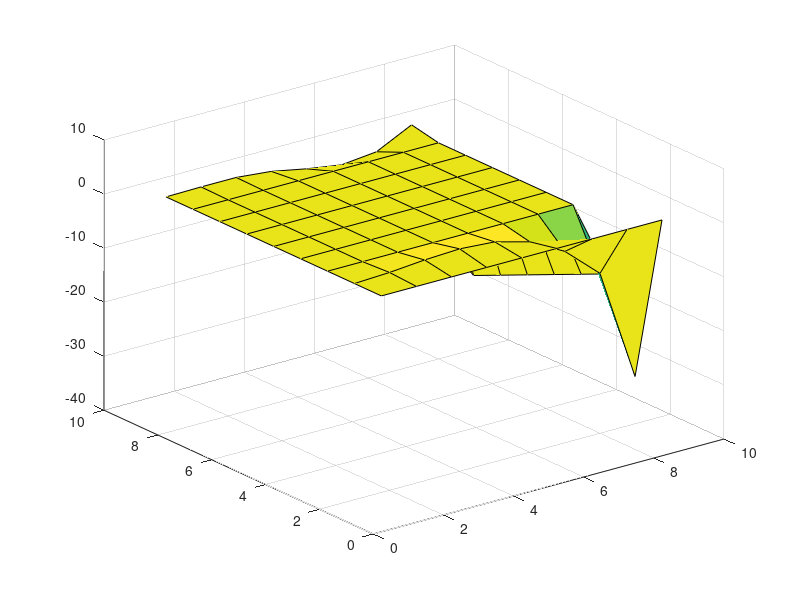

Source code (MATLAB):
%% Created by Grant Mottershaw
% 3/19/2017
clear
clc
%% this is where the code starts

%% Defining the domain of intrest

ax=pi;
bx=-pi;

ay=pi;
by=-pi;

%% The boundry 
n=10;
m=n;
Do=zeros(n,m);

%Top
    x=pi:-(2*pi/(m-1)):-pi;
    Do(1,:)=x.*(x-ax).^2;   
%Bottom
    Do(n,:)=(x-ax).^2.*cos((pi.*x)./ax);

%Left hand vertical
     y=pi:-(2*pi/(n-1)):-pi;
     
     %Do(:,1)=5;
%left hand verical
    g=Do(n,end);
    f=Do(1,end);
    Do(:,m)=g+(y-ay)/(by-ay)*(f-g);
u=Do;
surf(u)
%% So we are going to try and solve this

f=4*ones(1,n^2-1);
g=-1*ones(1,n^2);
e=1*ones(1,n^2);

dx=1/(n-1);
dy=dx;

r=zeros(1,n^2);



for j=n-1:-1:2
    for k=2:1:m-1
        F=sin((pi*(x(j)-ax)/(bx-ax)))*cos((pi/2)*(2*(y(m)-ay)/(by-ay)-1));
        U(j,k)=1/4*(u(j-1,k)-u(j+1,k)+u(j,k-1)+u(j,k+1)+F);
    end
end


surf(U)

%% assenbley in to graphable plot. 

% g=sqrt(length(u)+1);
% U_1=zeros(g);
% 
% for i=1:1:g
%     for j=1:1:g
%         U_1(i,j)=u(i+j);
%     end
% end
% 
% dlmwrite('work.txt',U_1)
% 
% surf(U_1)
% 
% 

